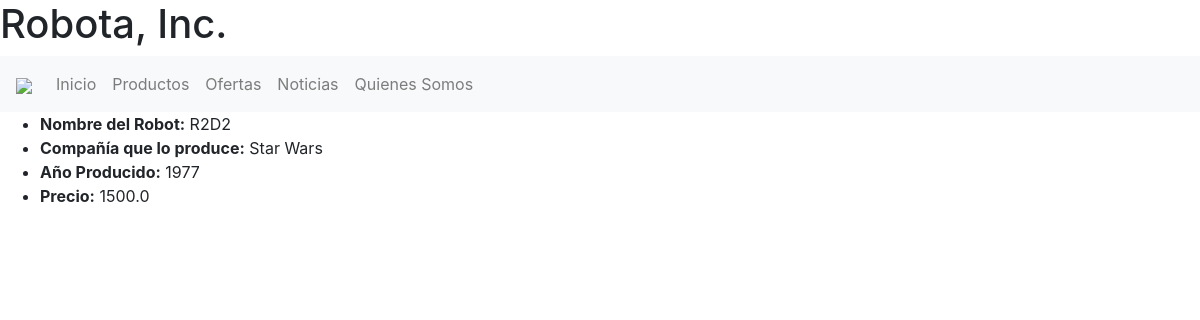
Page /productos/arturito on the committed database.
### web/models.py (models this page shows, shortened)
class Robot(models.Model):
    title = models.CharField(max_length=255)
    slug = models.SlugField()
    company = models.CharField(max_length=100, blank=True, null=True)
    year = models.IntegerField(default=None)
    price = models.FloatField()
    stock = models.BooleanField()

### web/views.py (the view)
# urls.py: path('productos/', views.products, name="products"),
def products(request, slug=None):
    if slug == None:
        context = {
            'robots': Robot.objects.all(),
        }
        return render(request, 'web/products/main.html', context)
    else:
        context = {
            'robot': Robot.objects.get(slug=slug),
        }
        return render(request, 'web/products/main_details.html', context)

### web/templates/web/products/main_details.html
{% extends 'web/content.html' %}
{% block main %}
<main>
    <ul>
        <li><b>Nombre del Robot:</b> {{ robot.title }}</li>
        <li><b>Compañía que lo produce:</b> {{ robot.company }}</li>
        <li><b>Año Producido:</b> {{ robot.year }}</li>
        <li><b>Precio:</b> {{ robot.price }}</li>
    </ul>
</main>
{% endblock %}

### rows in the picture
Robot: title "R2D2", company "Star Wars", year "1977", price "1500.0"
